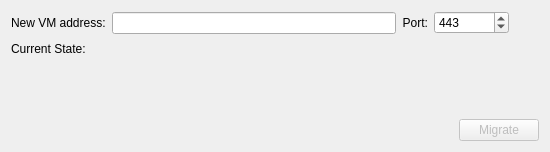
<?xml version="1.0" encoding="UTF-8"?>
<ui version="4.0">
 <class>EngageMigrate</class>
 <widget class="QDialog" name="EngageMigrate">
  <property name="geometry">
   <rect>
    <x>0</x>
    <y>0</y>
    <width>550</width>
    <height>152</height>
   </rect>
  </property>
  <property name="windowTitle">
   <string>Engage Migration</string>
  </property>
  <layout class="QVBoxLayout" name="verticalLayout">
   <item>
    <layout class="QHBoxLayout" name="horizontalLayout_2">
     <item>
      <widget class="QLabel" name="label_2">
       <property name="text">
        <string>New VM address:</string>
       </property>
      </widget>
     </item>
     <item>
      <widget class="QLineEdit" name="engageServer">
       <property name="minimumSize">
        <size>
         <width>250</width>
         <height>0</height>
        </size>
       </property>
      </widget>
     </item>
     <item>
      <widget class="QLabel" name="engagePortLabel">
       <property name="text">
        <string>Port:</string>
       </property>
       <property name="alignment">
        <set>Qt::AlignRight|Qt::AlignTrailing|Qt::AlignVCenter</set>
       </property>
      </widget>
     </item>
     <item>
      <widget class="QSpinBox" name="engagePort">
       <property name="minimumSize">
        <size>
         <width>75</width>
         <height>0</height>
        </size>
       </property>
       <property name="minimum">
        <number>1</number>
       </property>
       <property name="maximum">
        <number>65536</number>
       </property>
       <property name="value">
        <number>443</number>
       </property>
      </widget>
     </item>
     <item>
      <widget class="OnlineStatus" name="engageConnected">
       <property name="minimumSize">
        <size>
         <width>24</width>
         <height>24</height>
        </size>
       </property>
       <property name="maximumSize">
        <size>
         <width>24</width>
         <height>24</height>
        </size>
       </property>
       <property name="text">
        <string/>
       </property>
       <property name="scaledContents">
        <bool>false</bool>
       </property>
      </widget>
     </item>
    </layout>
   </item>
   <item>
    <layout class="QHBoxLayout" name="horizontalLayout">
     <item>
      <widget class="QLabel" name="label">
       <property name="text">
        <string>Current State:</string>
       </property>
      </widget>
     </item>
     <item>
      <widget class="QLabel" name="currentState">
       <property name="text">
        <string/>
       </property>
      </widget>
     </item>
     <item>
      <widget class="CircularProgressIndicator" name="migrationCirc" native="true">
       <property name="minimumSize">
        <size>
         <width>16</width>
         <height>16</height>
        </size>
       </property>
      </widget>
     </item>
    </layout>
   </item>
   <item>
    <spacer name="verticalSpacer">
     <property name="orientation">
      <enum>Qt::Vertical</enum>
     </property>
     <property name="sizeHint" stdset="0">
      <size>
       <width>20</width>
       <height>4</height>
      </size>
     </property>
    </spacer>
   </item>
   <item>
    <layout class="QHBoxLayout" name="horizontalLayout_3">
     <property name="bottomMargin">
      <number>0</number>
     </property>
     <item>
      <spacer name="horizontalSpacer">
       <property name="orientation">
        <enum>Qt::Horizontal</enum>
       </property>
       <property name="sizeHint" stdset="0">
        <size>
         <width>40</width>
         <height>20</height>
        </size>
       </property>
      </spacer>
     </item>
     <item>
      <widget class="QPushButton" name="migrateButton">
       <property name="enabled">
        <bool>false</bool>
       </property>
       <property name="text">
        <string>Migrate</string>
       </property>
      </widget>
     </item>
    </layout>
   </item>
  </layout>
 </widget>
 <customwidgets>
  <customwidget>
   <class>CircularProgressIndicator</class>
   <extends>QWidget</extends>
   <header>FileWaveGuiLib/circularprogressindicator.h</header>
   <container>1</container>
  </customwidget>
  <customwidget>
   <class>OnlineStatus</class>
   <extends>QLabel</extends>
   <header>FileWaveGuiLib/OnlineStatus.h</header>
  </customwidget>
 </customwidgets>
 <resources/>
 <connections/>
</ui>
